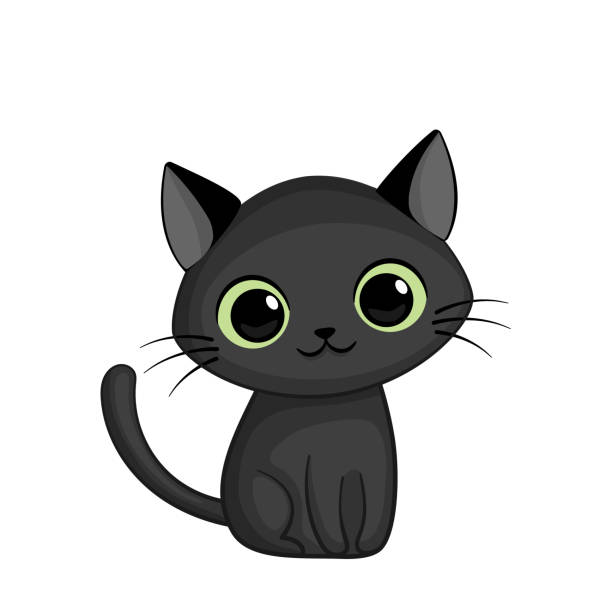
#> input picture llm_control/image/cat.png, 612 x 612 px
$ python -i drawing_processor.py   (imports and definitions only)
#> lines starting #> are read from the running program, lines starting #| are printed output that depends on the picture; after the words box and inside, x2 and y2 are one past the last pixel; in counts of white or black regions, pixels touching at a corner belong together
import cv2
import numpy as np
import math
import os
from typing import List, Tuple, Dict

class DrawingProcessor:
    def __init__(self):
        self.A4_WIDTH_MM = 170
        self.A4_HEIGHT_MM = 207
        self.MIN_CONTOUR_LENGTH_PX = 30
        self.TIME_ESTIMATE_FACTOR = 0.02
        self.THRESHOLD_OPTIONS = [("Option {}".format(i), i*10, i*20) for i in range(1, 8)]

        # Cache for processed commands so start_drawing can retrieve them
        self.cached_options: Dict[str, List[Tuple[float, float, float]]] = {}

    def process_and_cache_image(self, image_path: str) -> str:
        """Processes an image through all thresholds and returns a summary for the LLM."""
        if not os.path.exists(image_path):
            return f"Error: File {image_path} not found."

        self.cached_options.clear()
        summary = f"Image processed successfully. Here are the threshold options:\n"

        for i, (label, t1, t2) in enumerate(self.THRESHOLD_OPTIONS):
            contours_xy, w, h = self._image_to_contours(image_path, t1, t2)
            if not contours_xy or w == 0 or h == 0:
                summary += f"- {label}: No lines detected.\n"
                continue

            # Default pen_down_z will be overridden at draw time
            commands = self._create_drawing_paths(contours_xy, w, h, -10.0)
            if commands:
                self.cached_options[label] = commands
                mins = (len(commands) * self.TIME_ESTIMATE_FACTOR) / 60
                summary += f"- {label}: {len(commands)} commands. Est. Time: {mins:.1f} mins.\n"

        if not self.cached_options:
            return "Failed to generate any paths. The image might be too blank or simple."

        summary += "\nAsk the user which Option they would like to draw."
        return summary

    def get_commands(self, option_label: str, pen_down_z: float) -> List[Tuple[float, float, float]]:
        """Retrieves cached commands and adjusts the Z-height."""
        if option_label not in self.cached_options:
            return None

        original_commands = self.cached_options[option_label]
        adjusted_commands = []
        pen_up_z = pen_down_z / 10 if pen_down_z > 0 else pen_down_z * 1.5

        # Recalculate Z heights based on user's specific pen_down_z preference
        for x, old_z, y in original_commands:
            new_z = pen_down_z if old_z < (pen_up_z - 1) else pen_up_z
            adjusted_commands.append((x, new_z, y))

        return adjusted_commands

    def _image_to_contours(self, image_path: str, t1: int, t2: int):
#> called with image_path = '../image/cat.png', t1 = 10, t2 = 20
        image = cv2.imread(image_path, cv2.IMREAD_GRAYSCALE)
#> image: shape (612, 612); min 0, max 255, mean 206
        if image is None: return None, 0, 0
        h, w = image.shape[:2]
#> h = 612; w = 612
        blurred = cv2.GaussianBlur(image, (5, 5), 0)
        edges = cv2.Canny(blurred, t1, t2)
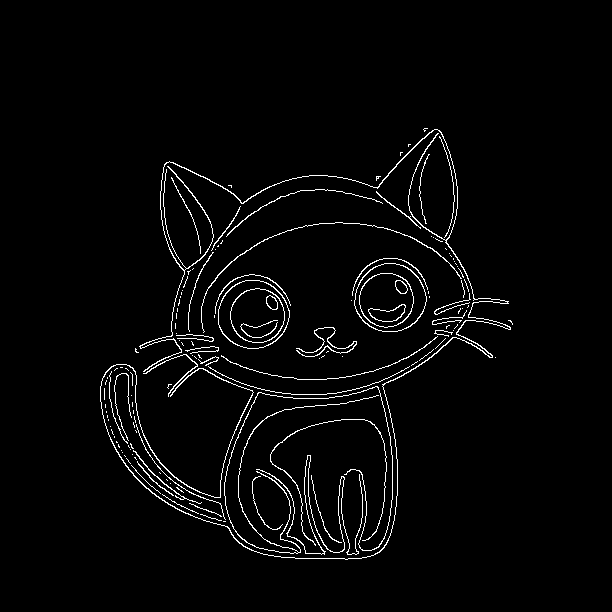
#> edges: shape (612, 612); 2.7% white in thin lines or dots, all inside (x1, y1, x2, y2) = (100, 128, 513, 560)
        contours, _ = cv2.findContours(edges, cv2.RETR_LIST, cv2.CHAIN_APPROX_SIMPLE)
#> contours = 146 contours, 117 with area under 20; largest, box (x1, y1, x2, y2) and area: (354, 263, 427, 332) 3800, (218, 280, 290, 349) 3794, (354, 263, 427, 332) 3740, (218, 280, 290, 349) 3730, (230, 288, 285, 343) 2310
        filtered = [c for c in contours if cv2.arcLength(c, closed=False) > self.MIN_CONTOUR_LENGTH_PX]
#> filtered = 52 contours, 23 with area under 20; largest, box (x1, y1, x2, y2) and area: (354, 263, 427, 332) 3800, (218, 280, 290, 349) 3794, (354, 263, 427, 332) 3740, (218, 280, 290, 349) 3730, (230, 288, 285, 343) 2310

        contours_xy = []
        for contour in filtered:
            points = contour.squeeze().tolist()
            if not isinstance(points, list) or not points: continue
            if isinstance(points[0], int): points = [points]
            contours_xy.append([(p[0], p[1]) for p in points if isinstance(p, (list, tuple)) and len(p) == 2])
#> this loop made 52 passes
#> after the loop, contours_xy = 52 items
#> in process_and_cache_image, `contours_xy, w, h = self._image_to_contours(image_path, t1, t2)`: w = 612
        return contours_xy, w, h

    def _create_drawing_paths(self, contours_xy, image_width, image_height, pen_down_z):
#> called with image_width = 612, image_height = 612, pen_down_z = -10
        scale_factor = min(self.A4_WIDTH_MM / image_width, self.A4_HEIGHT_MM / image_height)
#> scale_factor = 0.278
        scaled_contours = []
        for contour in contours_xy:
            scaled_contour = [self._scale_point(p, image_width, image_height, scale_factor) for p in contour]
            if len(scaled_contour) >= 1: scaled_contours.append(scaled_contour)
#> this loop made 52 passes

        ordered_contours = self._optimize_contour_order(scaled_contours)

        pen_up_z = pen_down_z / 10 if pen_down_z > 0 else pen_down_z * 1.5
        robot_commands = []

        for contour in ordered_contours:
            if len(contour) == 1:
                pt = contour[0]
                robot_commands.extend([(pt[0], pen_up_z, pt[1]), (pt[0], pen_down_z, pt[1]), (pt[0], pen_up_z, pt[1])])
                continue

            start_pt = contour[0]
            robot_commands.extend([(start_pt[0], pen_up_z, start_pt[1]), (start_pt[0], pen_down_z, start_pt[1])])
            for pt in contour[1:]: robot_commands.append((pt[0], pen_down_z, pt[1]))
            robot_commands.append((contour[-1][0], pen_up_z, contour[-1][1]))

        return robot_commands

    def _scale_point(self, point_xy, w, h, scale_factor):
        x = (point_xy[0] - (w / 2)) * scale_factor
        y = ((h / 2) - point_xy[1]) * scale_factor
        return (x, y)

    def _optimize_contour_order(self, contours):
        if not contours: return []
        ordered, remaining = [], list(contours)
        current = remaining.pop(0)
        ordered.append(current)
        last_pt = current[-1]

        while remaining:
            best_dist, best_idx, reverse = float('inf'), -1, False
            for i, c in enumerate(remaining):
                d_start = math.dist(last_pt, c[0])
                d_end = math.dist(last_pt, c[-1])
                if d_start < best_dist: best_dist, best_idx, reverse = d_start, i, False
                if d_end < best_dist: best_dist, best_idx, reverse = d_end, i, True

            if best_idx != -1:
                next_c = remaining.pop(best_idx)
                if reverse: next_c.reverse()
                ordered.append(next_c)
                last_pt = next_c[-1]
            else: break
#> this loop made 51 passes
        return ordered

>>> result = DrawingProcessor().process_and_cache_image('../image/cat.png')
#> the loop in _create_drawing_paths, `for contour in ordered_contours:` made 52 passes
